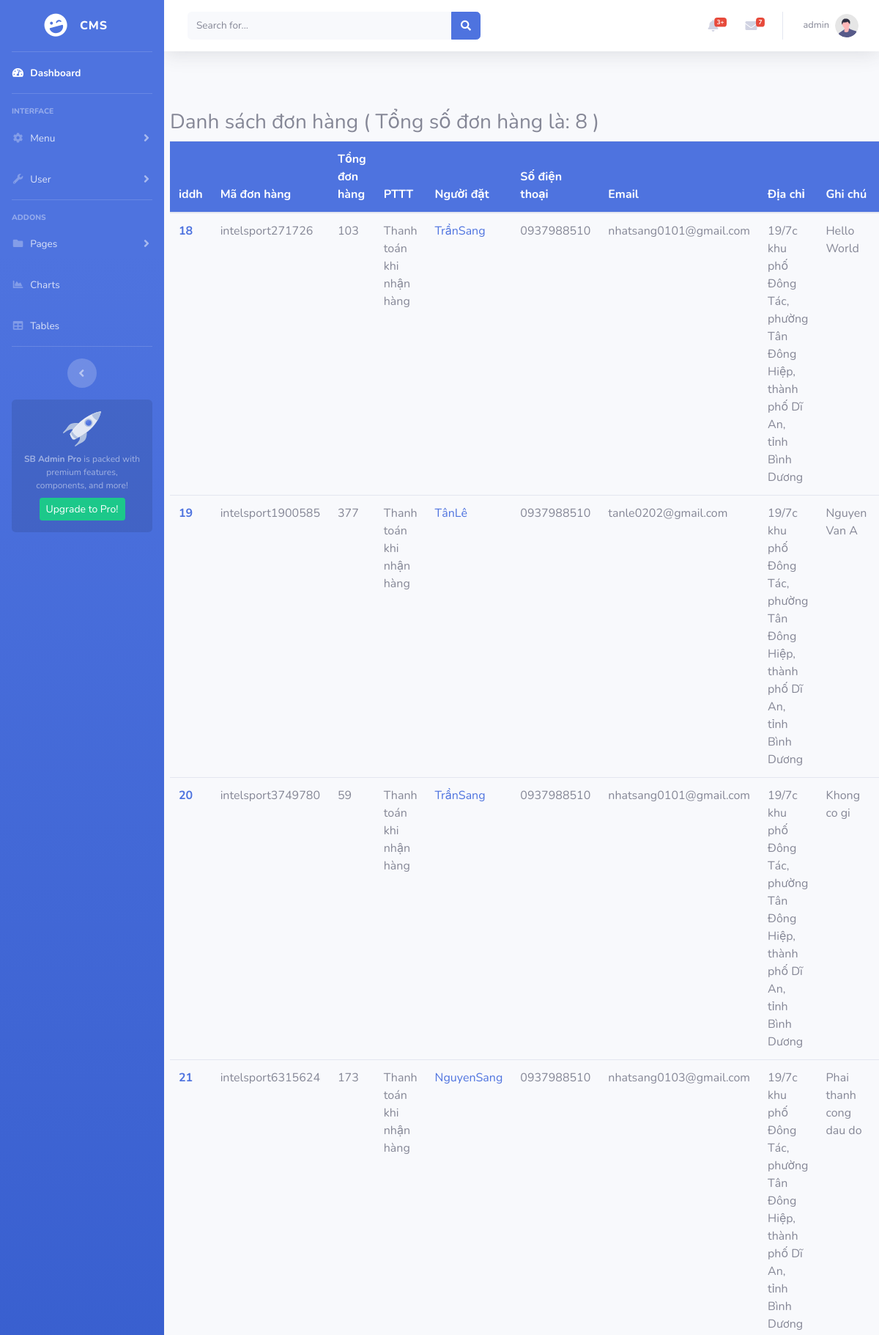
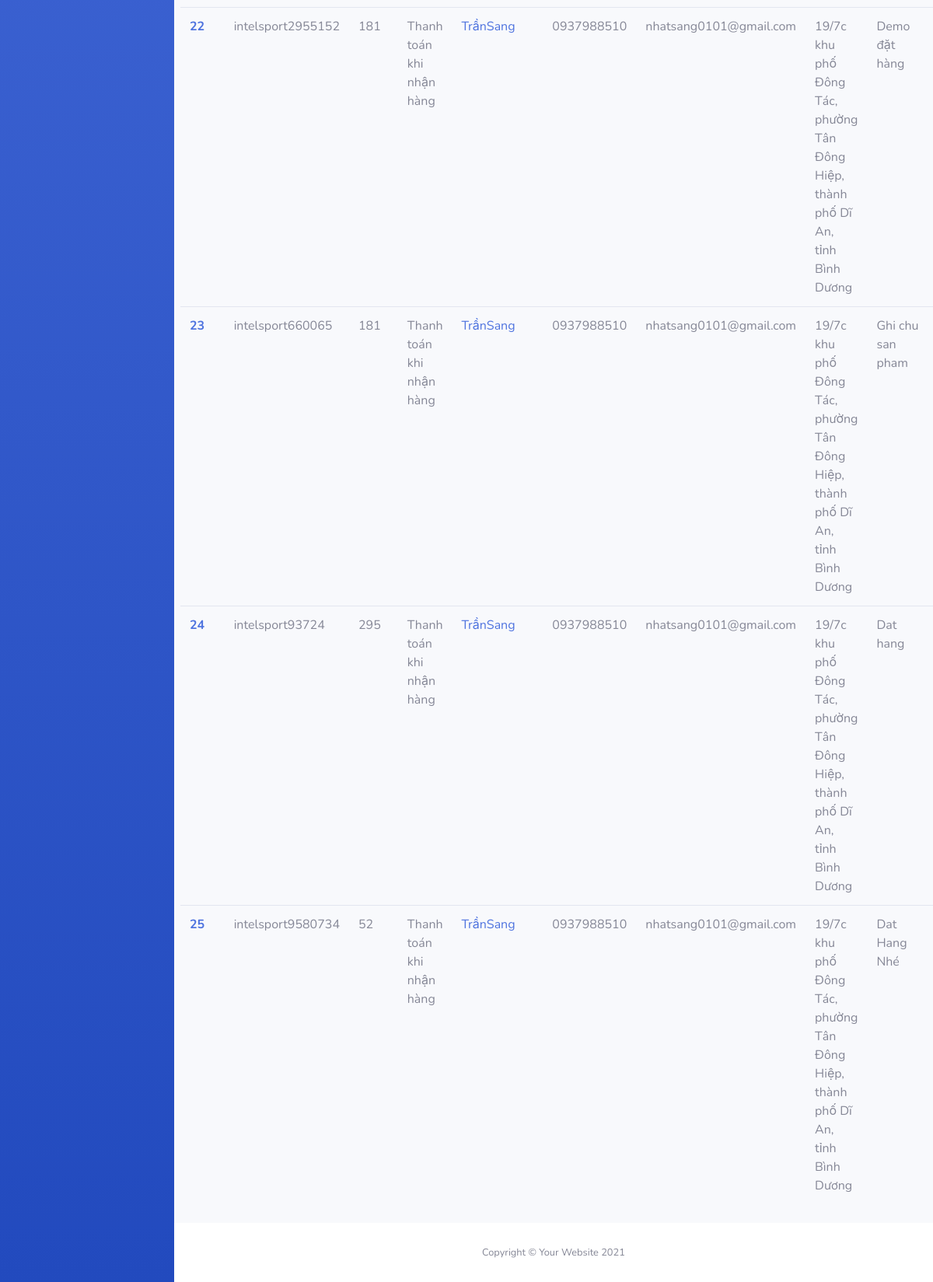
Screenshot of /admin/index.php?act=quanlydonhang (signed in) with the database file from the repository (2 pictures, top to bottom).
### tables this page shows
CREATE TABLE `tbl_order` (
  `id` int(4) NOT NULL,
  `madonhang` varchar(30) NOT NULL,
  `tongdonhang` double(10,0) NOT NULL,
  `pttt` varchar(100) NOT NULL,
  `iduser` int(4) NOT NULL,
  `name` varchar(30) NOT NULL,
  `dienThoai` varchar(10) NOT NULL,
  `email` varchar(30) NOT NULL,
  `address` varchar(255) NOT NULL,
  `ghichu` text DEFAULT NULL,
  `timeorder` varchar(30) NOT NULL
);

### admin/model/order.php (called while the page is built, shortened)
<?php
function get_all_orders()
{
    try {
        $conn = connectdb();
        $conn->setAttribute(PDO::ATTR_ERRMODE, PDO::ERRMODE_EXCEPTION);
        $stmt = $conn->prepare("SELECT * FROM tbl_order WHERE 1");
        $stmt->execute();
        $stmt->setFetchMode(PDO::FETCH_ASSOC);
        $result = $stmt->fetchAll();
        return $result;
    } catch (PDOException $e) {
        echo "Error: " . $e->getMessage();
    }
}

### admin/view/pages/order-list-page.php (the view)
<div class="p-2">
    <h3 class="title mt-5">Danh sách đơn hàng ( Tổng số đơn hàng là: <?php echo count($order_list) ?> )</h3>
    <table class="table table-hover">
        <thead class="bg-primary text-white">
            <tr>
                <th scope="col">iddh</th>
                <th scope="col">Mã đơn hàng</th>
                <th scope="col">Tổng đơn hàng</th>
                <th scope="col">PTTT</th>
                <th scope="col">Người đặt</th>
                <th scope="col">Số điện thoại</th>
                <th scope="col">Email</th>
                <th scope="col">Địa chỉ</th>
                <th scope="col">Ghi chú</th>
                <th scope="col">Thời gian đặt hàng</th>
            </tr>
        </thead>
        <tbody>
            <?php
foreach ($order_list as $order) {
    echo '
                <tr>
                <th scope="row"> <a href="./index.php?act=orderdetail&iddh=' . $order['id'] . '" >' . $order['id'] . '</a> </th>
                <td>' . $order['madonhang'] . '</td>
                <td>' . $order['tongdonhang'] . '</td>
                <td>' . $order['pttt'] . '</td>
                <td> <a href="./index.php?act=userorderdetail&iduser=' . $order['iduser'] . '"> ' . $order['name'] . '</a></td>
                <td>' . $order['dienThoai'] . '</td>
                <td>' . $order['email'] . '</td>
                <td>' . $order['address'] . '</td>
                <td>' . $order['ghichu'] . '</td>
                <td>' . $order['timeorder'] . '</td>
            </tr>
                ';
}
?>
        </tbody>
    </table>
</div>

### rows the page displays
tbl_order: id "18", madonhang "intelsport271726", tongdonhang "103", pttt "Thanh toán khi nhận hàng", name "TrầnSang", dienThoai "0937988510", email "nhatsang0101@gmail.com", address "19/7c khu phố Đông Tác, phường Tân Đông Hiệp, thành phố Dĩ An, tỉnh Bình Dương", ghichu "Hello World"
tbl_order: id "19", madonhang "intelsport1900585", tongdonhang "377", pttt "Thanh toán khi nhận hàng", name "TânLê", dienThoai "0937988510", email "tanle0202@gmail.com", address "19/7c khu phố Đông Tác, phường Tân Đông Hiệp, thành phố Dĩ An, tỉnh Bình Dương", ghichu "Nguyen Van A"
tbl_order: id "20", madonhang "intelsport3749780", tongdonhang "59", pttt "Thanh toán khi nhận hàng", name "TrầnSang", dienThoai "0937988510", email "nhatsang0101@gmail.com", address "19/7c khu phố Đông Tác, phường Tân Đông Hiệp, thành phố Dĩ An, tỉnh Bình Dương", ghichu "Khong co gi"
tbl_order: id "21", madonhang "intelsport6315624", tongdonhang "173", pttt "Thanh toán khi nhận hàng", name "NguyenSang", dienThoai "0937988510", email "nhatsang0103@gmail.com", address "19/7c khu phố Đông Tác, phường Tân Đông Hiệp, thành phố Dĩ An, tỉnh Bình Dương", ghichu "Phai thanh cong dau do"
tbl_order: id "22", madonhang "intelsport2955152", tongdonhang "181", pttt "Thanh toán khi nhận hàng", name "TrầnSang", dienThoai "0937988510", email "nhatsang0101@gmail.com", address "19/7c khu phố Đông Tác, phường Tân Đông Hiệp, thành phố Dĩ An, tỉnh Bình Dương", ghichu "Demo đặt hàng"
tbl_order: id "23", madonhang "intelsport660065", tongdonhang "181", pttt "Thanh toán khi nhận hàng", name "TrầnSang", dienThoai "0937988510", email "nhatsang0101@gmail.com", address "19/7c khu phố Đông Tác, phường Tân Đông Hiệp, thành phố Dĩ An, tỉnh Bình Dương", ghichu "Ghi chu san pham"
tbl_order: id "24", madonhang "intelsport93724", tongdonhang "295", pttt "Thanh toán khi nhận hàng", name "TrầnSang", dienThoai "0937988510", email "nhatsang0101@gmail.com", address "19/7c khu phố Đông Tác, phường Tân Đông Hiệp, thành phố Dĩ An, tỉnh Bình Dương", ghichu "Dat hang"
tbl_order: id "25", madonhang "intelsport9580734", tongdonhang "52", pttt "Thanh toán khi nhận hàng", name "TrầnSang", dienThoai "0937988510", email "nhatsang0101@gmail.com", address "19/7c khu phố Đông Tác, phường Tân Đông Hiệp, thành phố Dĩ An, tỉnh Bình Dương", ghichu "Dat Hang Nhé"

### other values shown
$_SESSION['username'] "admin"
count($order_list) "8"
